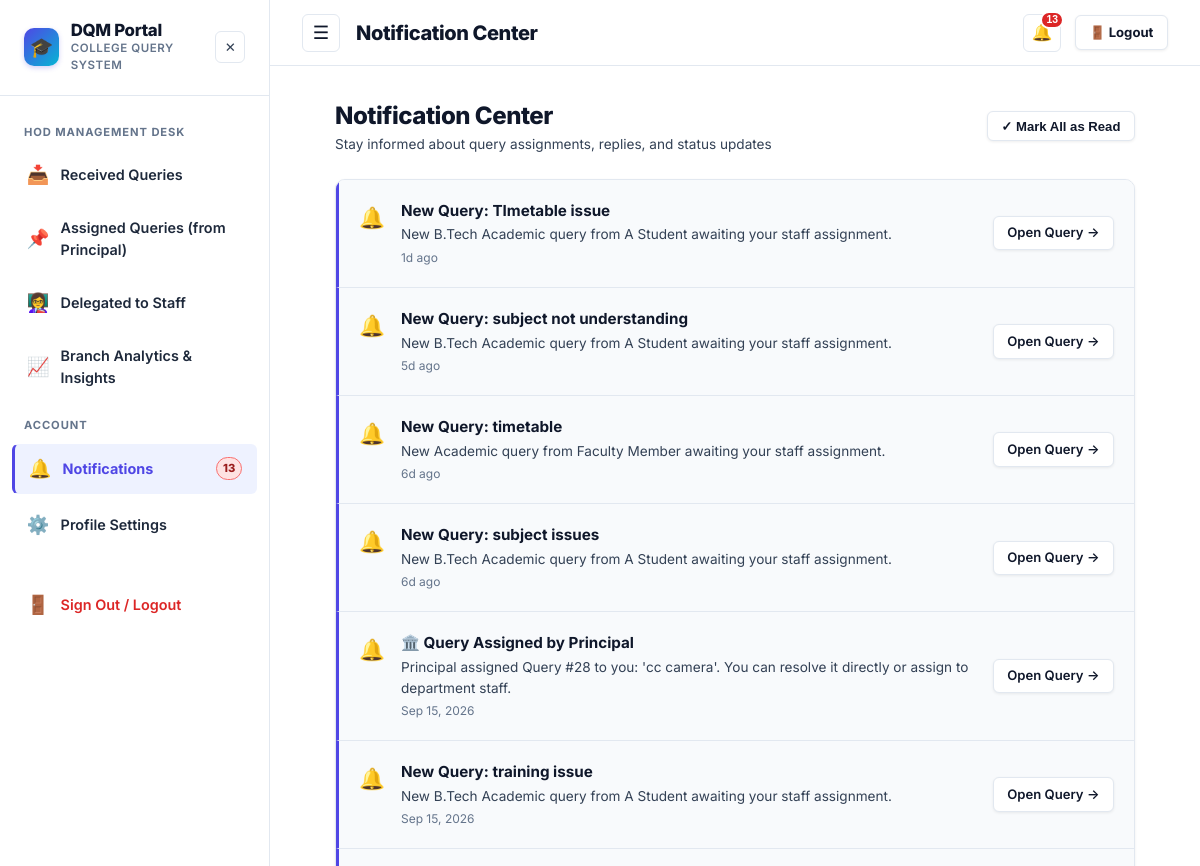
The page /notifications (signed in, upper part) on the database as committed earlier.
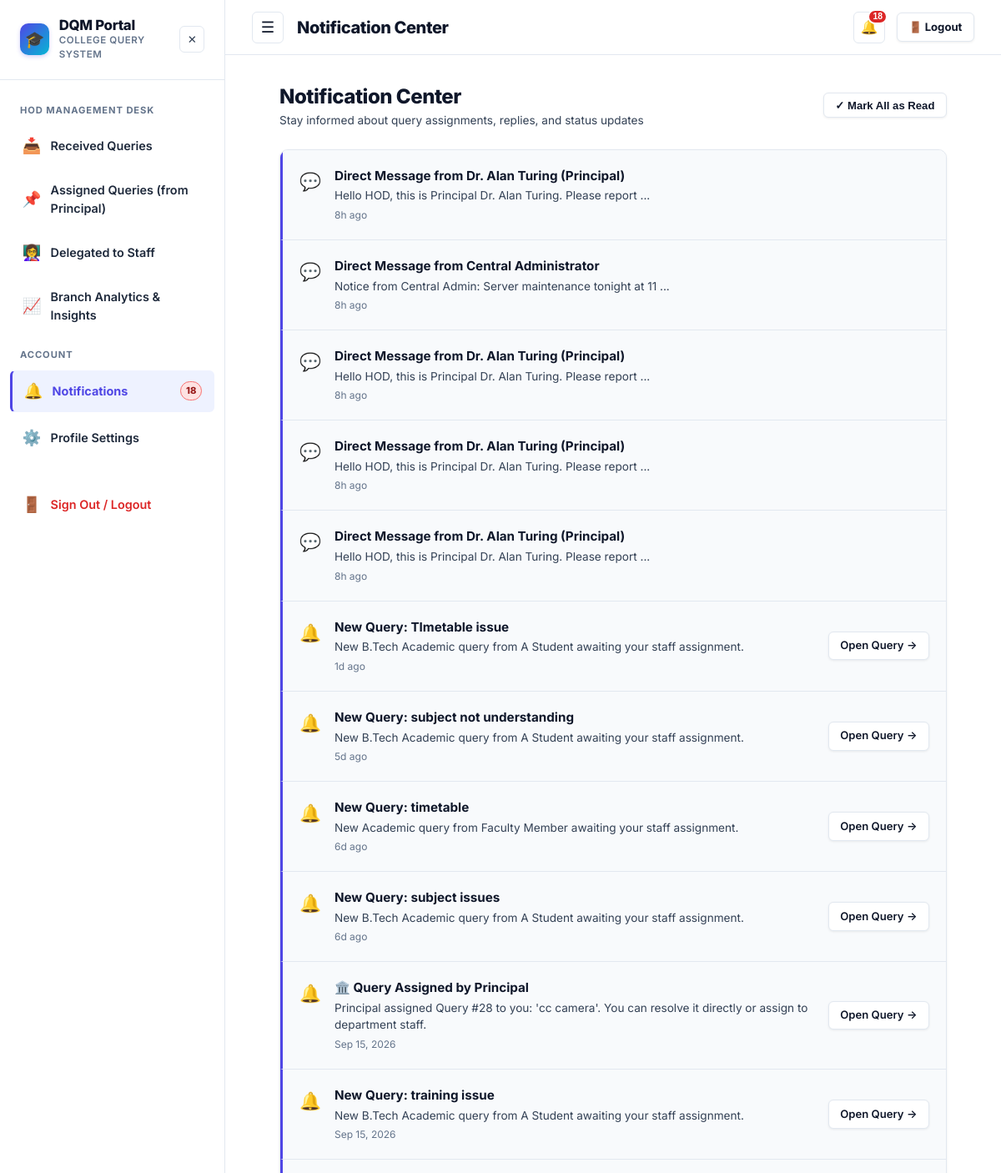
The same page on the database as committed later.
### tables this page shows
CREATE TABLE notifications (
    id INTEGER PRIMARY KEY AUTOINCREMENT,
    user_id INTEGER NOT NULL,
    query_id INTEGER,
    title TEXT NOT NULL,
    message TEXT NOT NULL,
    type TEXT DEFAULT 'info',
    is_read INTEGER DEFAULT 0,
    created_at TIMESTAMP DEFAULT CURRENT_TIMESTAMP,
    FOREIGN KEY(user_id) REFERENCES users(id) ON DELETE CASCADE,
    FOREIGN KEY(query_id) REFERENCES queries(id) ON DELETE CASCADE
);

### app.py (the view)
@app.route('/notifications')
@login_required
def notifications():
    user = get_current_user()
    db = get_db()
    all_notifs = db.execute("""
        SELECT n.*, q.title as query_title
        FROM notifications n
        LEFT JOIN queries q ON n.query_id = q.id
        WHERE n.user_id = ?
        ORDER BY n.created_at DESC
    """, (user['id'],)).fetchall()
    return render_template('notifications.html', notifications=all_notifs)

### app.py (called while the page is built)
@app.after_request
def add_cache_headers(response):
    if request.path.startswith('/static/'):
        response.headers['Cache-Control'] = 'public, max-age=86400'
    return response

def login_required(f):
    @wraps(f)
    def decorated_function(*args, **kwargs):
        user = get_current_user()
        if not user:
            session.clear()
            flash('Please log in to access this page.', 'warning')
            return redirect(url_for('login', next=request.url))
        return f(*args, **kwargs)
    return decorated_function

def get_current_user():
    if hasattr(g, '_current_user'):
        return g._current_user
    if 'user_id' in session:
        db = get_db()
        user = db.execute('SELECT * FROM users WHERE id = ?', (session['user_id'],)).fetchone()
        if not user or not user['is_active']:
            session.clear()
            g._current_user = None
            return None
        g._current_user = dict(user)
        return g._current_user
    g._current_user = None
    return None

### database.py (called while the page is built)
def get_db():
    if 'db' not in g:
        g.db = sqlite3.connect(
            current_app.config['DATABASE'],
            detect_types=sqlite3.PARSE_DECLTYPES
        )
        g.db.row_factory = sqlite3.Row
        g.db.execute("PRAGMA foreign_keys = ON")
        g.db.execute("PRAGMA journal_mode = WAL")          # Concurrent reads + writes
        g.db.execute("PRAGMA synchronous = NORMAL")        # High performance with crash safety
        g.db.execute("PRAGMA cache_size = -16000")         # 16 MB in-memory cache
        g.db.execute("PRAGMA temp_store = MEMORY")         # Temp tables and sorting in RAM
        g.db.execute("PRAGMA mmap_size = 268435456")       # 256 MB memory-mapped I/O
        g.db.execute("PRAGMA busy_timeout = 5000")         # Wait up to 5s instead of throwing locked error
    return g.db

### templates/notifications.html (shortened to what this page needs)
{% extends 'base.html' %}
{% block page_title %}Notification Center{% endblock %}
{% block content %}
<div style="max-width: 800px; margin: 0 auto;">
  <div style="display: flex; justify-content: space-between; align-items: center; margin-bottom: 1.5rem;">
    <div>
      <h1 style="font-size: 1.5rem; font-weight: 800; color: var(--text-main); margin: 0;">Notification Center</h1>
      <p style="font-size: 0.85rem; color: var(--text-muted); margin: 0;">Stay informed about query assignments, replies, and status updates</p>
    </div>
    <button type="button" class="btn btn-secondary btn-sm" onclick="markAllRead()">
      ✓ Mark All as Read
    </button>
  </div>
  <div class="card" style="padding: 0; overflow: hidden;">
    {% if notifications %}
      {% for n in notifications %}
      <div class="notif-item {% if not n.is_read %}unread{% endif %}" style="padding: 1.25rem; display: flex; justify-content: space-between; align-items: center; border-bottom: 1px solid var(--border-color);">
        <div style="display: flex; gap: 1rem; align-items: flex-start;">
          <div style="font-size: 1.3rem; margin-top: 2px;">
            {% if n.type == 'urgent' %}🚨
            {% elif n.type == 'success' %}✅
            {% elif n.type == 'message' %}💬
            {% else %}🔔{% endif %}
          </div>
          <div>
            <div style="font-weight: 700; font-size: 0.95rem; color: var(--text-main);">{{ n.title }}</div>
            <div style="font-size: 0.85rem; color: var(--text-muted); margin-top: 2px;">{{ n.message }}</div>
            <div style="font-size: 0.75rem; color: var(--text-light); margin-top: 4px;">{{ n.created_at | timeago }}</div>
          </div>
        </div>
        <div>
          {% if n.query_id %}
          <a href="{{ url_for('query_details', query_id=n.query_id) }}" class="btn btn-secondary btn-sm" onclick="markSingleRead({{ n.id }})">
            Open Query →
          </a>
          {% endif %}
        </div>
      </div>
      {% endfor %}
    {% endif %}
  </div>
</div>
{% endblock %}

### templates/base.html (shortened to what this page needs)
<!DOCTYPE html>
<html lang="en">
<head>
  <link rel="stylesheet" href="{{ url_for('static', filename='css/style.css') }}">
</head>
<body data-user-role="{{ current_user.role if current_user else '' }}" data-user-dept="{{ current_user.department if current_user else '' }}" data-user-id="{{ current_user.id if current_user else '' }}">
  <div class="app-container">
    {% if current_user %}
    <aside class="sidebar" id="appSidebar">
      <div class="sidebar-header">
        <a href="{{ url_for('index') }}" class="sidebar-brand-wrapper" style="text-decoration: none; color: inherit;">
          <div class="sidebar-logo">🎓</div>
          <div class="sidebar-brand">
            <h2>DQM Portal</h2>
            <p>College Query System</p>
          </div>
        </a>
        <button type="button" class="sidebar-close-btn" id="sidebarCloseBtn" title="Close Navigation" aria-label="Close Navigation">
          ✕
        </button>
      </div>
      <nav class="sidebar-nav">
        {% if current_user.role == 'principal' %}
        <div class="nav-section-title">Principal Navigation</div>
        <a href="{{ url_for('department_dashboard', dept='Others', view='received') }}" class="nav-item {% if request.endpoint == 'department_dashboard' and (request.args.get('view') in ['received', 'all'] or not request.args.get('view')) %}active{% endif %}">
          <span class="icon">📥</span> Received Queries
        </a>
        <a href="{{ url_for('department_dashboard', view='assigned') }}" class="nav-item {% if request.endpoint == 'department_dashboard' and request.args.get('view') == 'assigned' %}active{% endif %}">
          <span class="icon">🏛️</span> Handled by Principal
        </a>
        <a href="{{ url_for('admin_analytics') }}" class="nav-item {% if request.endpoint in ['admin_analytics', 'hod_analytics'] %}active{% endif %}">
          <span class="icon">📊</span> Analysis
        </a>
        <a href="{{ url_for('admin_users') }}" class="nav-item {% if request.endpoint == 'admin_users' %}active{% endif %}">
          <span class="icon">👥</span> Users
        </a>
        <a href="{{ url_for('admin_communicate_hod') }}" class="nav-item {% if request.endpoint == 'admin_communicate_hod' %}active{% endif %}">
          <span class="icon">💬</span> Communicate with HOD
        </a>
        {% else %}
        {% if current_user.role == 'hod' %}
        <div class="nav-section-title">HOD Management Desk</div>
        <a href="{{ url_for('department_dashboard', view='received') }}" class="nav-item ">
          <span class="icon">📥</span> Received Queries
        </a>
        <a href="{{ url_for('department_dashboard', view='assigned') }}" class="nav-item {% if request.endpoint == 'department_dashboard' and request.args.get('view') == 'assigned' %}active{% endif %}">
          <span class="icon">📌</span> Assigned Queries (from Principal)
        </a>
        <a href="{{ url_for('department_dashboard', view='delegated') }}" class="nav-item {% if request.endpoint == 'department_dashboard' and request.args.get('view') == 'delegated' %}active{% endif %}">
          <span class="icon">👩‍🏫</span> Delegated to Staff
        </a>
        <a href="{{ url_for('hod_analytics') }}" class="nav-item {% if request.endpoint in ['hod_analytics', 'admin_analytics'] %}active{% endif %}">
          <span class="icon">📈</span> Branch Analytics & Insights
        </a>
        {% endif %}
        {% endif %}
        <div class="nav-section-title">Account</div>
        <a href="{{ url_for('notifications') }}" class="nav-item {% if request.endpoint == 'notifications' %}active{% endif %}">
          <span class="icon">🔔</span> Notifications
          {% if unread_notifications_count > 0 %}
          <span class="badge badge-urgent" style="margin-left: auto; padding: 2px 6px; font-size: 0.7rem;">{{ unread_notifications_count }}</span>
          {% endif %}
        </a>
        <a href="{{ url_for('profile') }}" class="nav-item {% if request.endpoint == 'profile' %}active{% endif %}">
          <span class="icon">⚙️</span> Profile Settings
        </a>
        <a href="{{ url_for('logout') }}" class="nav-item nav-item-logout" style="margin-top: 1.5rem;">
          <span class="icon">🚪</span> Sign Out / Logout
        </a>
      </nav>
    </aside>
    {% endif %}
    <div class="main-content">
      {% if current_user %}
      <header class="topbar">
        <div class="topbar-left">
          <button class="sidebar-toggle-btn" id="sidebarToggle" title="Toggle Navigation Menu" aria-label="Toggle Navigation Menu">
            ☰
          </button>
          <div class="topbar-title">{% block page_title %}Dashboard{% endblock %}</div>
        </div>
        <div class="topbar-right">
          <div class="notif-wrapper">
            <button class="notif-btn" id="notifBtn" aria-label="Notifications" title="Notifications">
              🔔
              {% if unread_notifications_count > 0 %}
              <span class="notif-badge">{{ unread_notifications_count }}</span>
              {% endif %}
            </button>
          </div>
          <a href="{{ url_for('logout') }}" class="btn btn-secondary btn-sm" title="Sign Out of Portal" style="font-weight: 700;">
            🚪 Logout
          </a>
        </div>
      </header>
      {% endif %}
      <main class="page-body">
        {% block content %}{% endblock %}
      </main>
    </div>
  </div>
</body>
</html>

Rows that differ between the two databases and show on the page:
added notifications: title "Direct Message from Dr. Alan Turing (Principal)", message "Hello HOD, this is Principal Dr. Alan Turing. Please report ...", created_at "8h ago"
added notifications: title "Direct Message from Central Administrator", message "Notice from Central Admin: Server maintenance tonight at 11 ...", created_at "8h ago"
added notifications: title "Direct Message from Dr. Alan Turing (Principal)", message "Hello HOD, this is Principal Dr. Alan Turing. Please report ...", created_at "8h ago"
added notifications: title "Direct Message from Dr. Alan Turing (Principal)", message "Hello HOD, this is Principal Dr. Alan Turing. Please report ...", created_at "8h ago"
added notifications: title "Direct Message from Dr. Alan Turing (Principal)", message "Hello HOD, this is Principal Dr. Alan Turing. Please report ...", created_at "8h ago"
Other text that changed with them:
{{ unread_notifications_count }}: "13" → "18"
